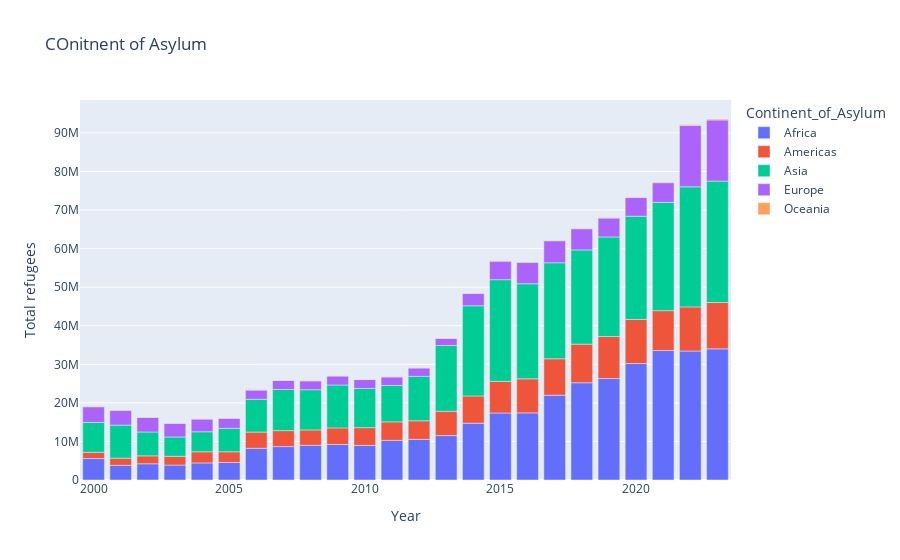

Notebook cell for this chart:
### Code cell
fig = px.bar(asylum_grouped, x='Year', y='Total refugees', color='Continent_of_Asylum', labels={'Total refugees': 'Total refugees'},title='Conitnent of Asylum')
            
fig.show()

### Figure 1 — Plotly figure (JSON) as saved in the notebook; plotly's stock layout.template omitted (floating-point values rounded to 4 significant figures)
{"data": [{"alignmentgroup": "True", "hovertemplate": "Continent_of_Asylum=Africa<br>Year=%{x}<br>Total refugees=%{y}<extra></extra>", "legendgroup": "Africa", "marker": {"color": "#636efa", "pattern": {"shape": ""}}, "name": "Africa", "offsetgroup": "Africa", "orientation": "v", "showlegend": true, "textposition": "auto", "type": "bar", "x": [2000, 2001, 2002, 2003, 2004, 2005, 2006, 2007, 2008, 2009, 2010, 2011, 2012, 2013, 2014, 2015, 2016, 2017, 2018, 2019, 2020, 2021, 2022, 2023], "xaxis": "x", "y": [5562695, 3812442, 4204858, 3873247, 4426972, 4551971, 8224381, 8659165, 9002198, 9205439, 8967943, 10275507, 10533300, 11518523, 14745184, 17375997, 17402266, 21989753, 25216576, 26304051, 30190904, 33568885, 33450065, 34004106], "yaxis": "y"}, {"alignmentgroup": "True", "hovertemplate": "Continent_of_Asylum=Americas<br>Year=%{x}<br>Total refugees=%{y}<extra></extra>", "legendgroup": "Americas", "marker": {"color": "#EF553B", "pattern": {"shape": ""}}, "name": "Americas", "offsetgroup": "Americas", "orientation": "v", "showlegend": true, "textposition": "auto", "type": "bar", "x": [2000, 2001, 2002, 2003, 2004, 2005, 2006, 2007, 2008, 2009, 2010, 2011, 2012, 2013, 2014, 2015, 2016, 2017, 2018, 2019, 2020, 2021, 2022, 2023], "xaxis": "x", "y": [1617853, 1851635, 2060165, 2267462, 2897201, 2765067, 4199611, 4149625, 3976413, 4309608, 4604264, 4798559, 4823387, 6303168, 7049874, 8210147, 8828913, 9445723, 10016317, 10898231, 11442202, 10347544, 11434594, 12015713], "yaxis": "y"}, {"alignmentgroup": "True", "hovertemplate": "Continent_of_Asylum=Asia<br>Year=%{x}<br>Total refugees=%{y}<extra></extra>", "legendgroup": "Asia", "marker": {"color": "#00cc96", "pattern": {"shape": ""}}, "name": "Asia", "offsetgroup": "Asia", "orientation": "v", "showlegend": true, "textposition": "auto", "type": "bar", "x": [2000, 2001, 2002, 2003, 2004, 2005, 2006, 2007, 2008, 2009, 2010, 2011, 2012, 2013, 2014, 2015, 2016, 2017, 2018, 2019, 2020, 2021, 2022, 2023], "xaxis": "x", "y": [7738501, 8572248, 6183527, 5018393, 5183156, 6076358, 8506588, 10655424, 10428120, 11122588, 10164185, 9441109, 11513576, 17040917, 23379247, 26355244, 24662361, 24891958, 24425783, 25818964, 26763622, 28057466, 31129337, 31480238], "yaxis": "y"}, {"alignmentgroup": "True", "hovertemplate": "Continent_of_Asylum=Europe<br>Year=%{x}<br>Total refugees=%{y}<extra></extra>", "legendgroup": "Europe", "marker": {"color": "#ab63fa", "pattern": {"shape": ""}}, "name": "Europe", "offsetgroup": "Europe", "orientation": "v", "showlegend": true, "textposition": "auto", "type": "bar", "x": [2000, 2001, 2002, 2003, 2004, 2005, 2006, 2007, 2008, 2009, 2010, 2011, 2012, 2013, 2014, 2015, 2016, 2017, 2018, 2019, 2020, 2021, 2022, 2023], "xaxis": "x", "y": [4071639, 3838309, 3805712, 3536582, 3293840, 2603422, 2395235, 2369649, 2312452, 2336098, 2308548, 2217698, 2185890, 1864119, 3209658, 4816593, 5563489, 5711660, 5496524, 4895746, 4840760, 5113210, 15925704, 15851903], "yaxis": "y"}, {"alignmentgroup": "True", "hovertemplate": "Continent_of_Asylum=Oceania<br>Year=%{x}<br>Total refugees=%{y}<extra></extra>", "legendgroup": "Oceania", "marker": {"color": "#FFA15A", "pattern": {"shape": ""}}, "name": "Oceania", "offsetgroup": "Oceania", "orientation": "v", "showlegend": true, "textposition": "auto", "type": "bar", "x": [2000, 2001, 2002, 2003, 2004, 2005, 2006, 2007, 2008, 2009, 2010, 2011, 2012, 2013, 2014, 2015, 2016, 2017, 2018, 2019, 2020, 2021, 2022, 2023], "xaxis": "x", "y": [84214, 81552, 79026, 73831, 82374, 82385, 85585, 36494, 35890, 38067, 37668, 40133, 52729, 59995, 69649, 69927, 83905, 109495, 131150, 149180, 166723, 178937, 252889, 253118], "yaxis": "y"}], "layout": {"barmode": "relative", "legend": {"title": {"text": "Continent_of_Asylum"}, "tracegroupgap": 0}, "title": {"text": "COnitnent of Asylum"}, "xaxis": {"anchor": "y", "domain": [0, 1], "title": {"text": "Year"}}, "yaxis": {"anchor": "x", "domain": [0, 1], "title": {"text": "Total refugees"}}}}
